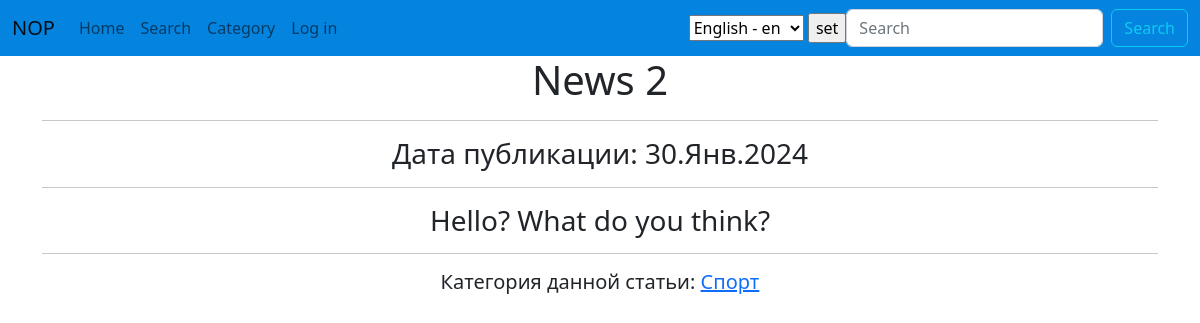
/news/49, run on the app's committed database.
### news/models.py (models this page shows, shortened)
class Post(models.Model):
    author = models.ForeignKey(Author, on_delete=models.CASCADE, verbose_name='Автор')
    position = models.CharField(max_length=2,
                                choices=POSITIONS,
                                default=news)
    time_create = models.DateTimeField(auto_now_add=True)
    category = models.ManyToManyField(
        Category,
        through='PostCategory',
        related_name='Категория',
        verbose_name=pgettext_lazy('help text for Post model', 'This is the help text')
    )
    title = models.CharField(max_length=255, verbose_name='Заголовок')
    text = models.TextField(verbose_name='Контент')
    rating = models.IntegerField(default=0)
    def get_category(self):
        categories = self.category.all()
        if len(categories) == 1:
            return f"{categories[0].name}"
        else:
            list_category = []
            for category in categories:
                list_category.append(category.name)
            return f"{', '.join(list_category)}"
    def get_category_url(self):
        category = self.category.all()[0]
        return reverse(
            'news:category_detail',
            args=[category.id]
        )

class Category(models.Model):
    name = models.CharField(max_length=255, unique=True, help_text=_('category name'))  # добавим переводящийся текст
    subscribers = models.ManyToManyField(User, through='CategorySubscribers')

### news/views.py (the view)
# urls.py: path('<int:pk>', PostDetail.as_view(), name='post_detail'),
class PostDetail(DetailView):
    model = Post
    template_name = 'post.html'
    context_object_name = 'post'
    pk_url_kwarg = 'pk'
    def get_object(self, *args, **kwargs):
        obj = cache.get(f'post-{self.kwargs["pk"]}', None)
        if not obj:
            obj = super().get_object(queryset=self.queryset)
            cache.set(f'post-{self.kwargs["pk"]}', obj)
        return obj

### news/templatetags/custom_filter.py (called while the page is built)
@register.filter()
def censor(text):
    if isinstance(text, str):
        text1 = []
        for string in text.split():
            for string_not in STRING_NOT:
                if string.lower().startswith(string_not[:-4]):
                    if string[-1] in ZNAKI:
                        string = string[0] + '*' * len(string[1:-1]) + string[-1]
                    else:
                        string = string[0] + '*' * len(string[1:-1])
            text1.append(string)
    else:
        raise TypeError
    return " ".join(text1)

### templates/post.html (shortened to what this page needs)
{% extends 'flatpages/default.html' %}
{% load custom_filter %}
{% block content %}
{% if post %}
<h1>{{ post.title|censor }}</h1>
<hr>
<h3>Дата публикации: {{ post.time_create|date:'d.M.Y' }}</h3>
<hr>
<h3>{{ post.text|censor }}</h3>
<hr>
{% if post.get_category %}
<h5>Категория данной статьи: <a href="{{ post.get_category_url }}">{{ post.get_category }}</a></h5>
{% else %}
<h5>Категория не установлена</h5>
{% endif %}
{% else %}
<h3>Статья не найдена!</h3>
{% endif %}
{% endblock content %}

### data on the page
Post: title|censor "News 2", time_create "30.Янв.2024", text|censor "Hello? What do you think?", get_category "Спорт"

### other printed values
form field language "English - en"
